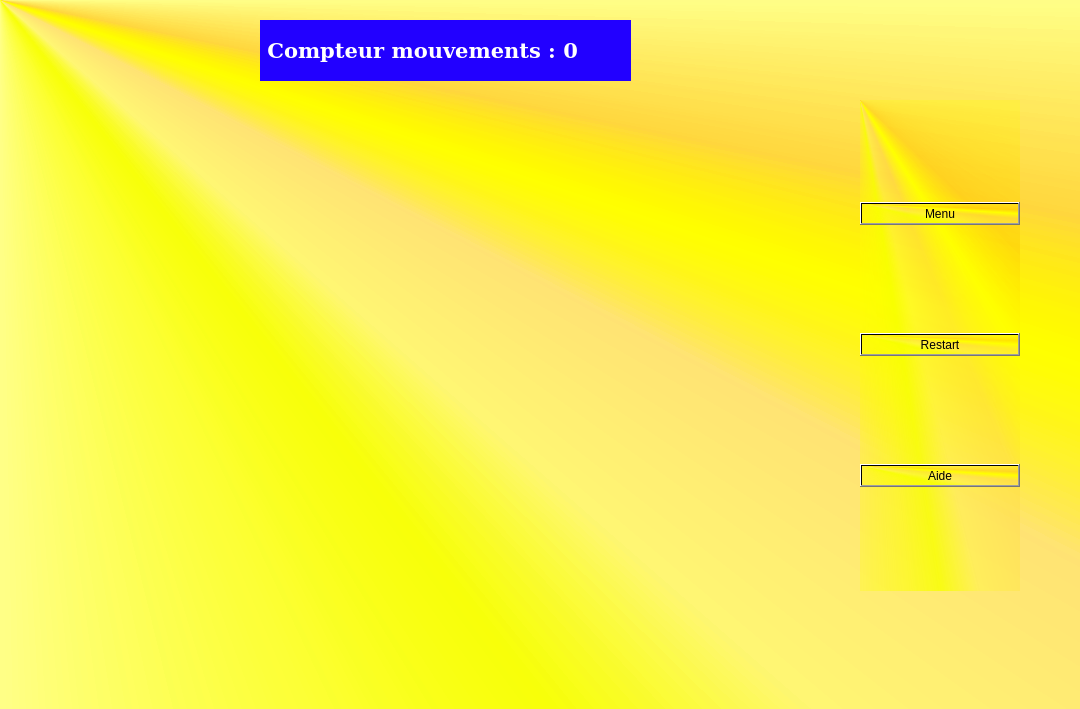
<?xml version="1.0" encoding="UTF-8"?>
<ui version="4.0">
 <class>Niveau</class>
 <widget class="QWidget" name="Niveau">
  <property name="geometry">
   <rect>
    <x>0</x>
    <y>0</y>
    <width>1080</width>
    <height>709</height>
   </rect>
  </property>
  <property name="windowTitle">
   <string>Form</string>
  </property>
  <property name="autoFillBackground">
   <bool>false</bool>
  </property>
  <property name="styleSheet">
   <string notr="true">background-color: qconicalgradient(cx:0, cy:0, angle:135, stop:0 rgba(255, 255, 0, 69), stop:0.375 rgba(255, 255, 0, 69), stop:0.423533 rgba(251, 255, 0, 145), stop:0.45 rgba(247, 255, 0, 208), stop:0.477581 rgba(255, 244, 71, 130), stop:0.518717 rgba(255, 218, 71, 130), stop:0.55 rgba(255, 255, 0, 255), stop:0.57754 rgba(255, 203, 0, 130), stop:0.625 rgba(255, 255, 0, 69), stop:1 rgba(255, 255, 0, 69));</string>
  </property>
  <widget class="QWidget" name="verticalLayoutWidget">
   <property name="geometry">
    <rect>
     <x>860</x>
     <y>100</y>
     <width>160</width>
     <height>491</height>
    </rect>
   </property>
   <layout class="QVBoxLayout" name="verticalLayout">
    <item>
     <widget class="QPushButton" name="bMenu">
      <property name="text">
       <string>Menu</string>
      </property>
     </widget>
    </item>
    <item>
     <widget class="QPushButton" name="bRestart">
      <property name="text">
       <string>Restart</string>
      </property>
     </widget>
    </item>
    <item>
     <widget class="QPushButton" name="bAide">
      <property name="text">
       <string>Aide</string>
      </property>
     </widget>
    </item>
   </layout>
  </widget>
  <widget class="QLabel" name="bCompteurMvt">
   <property name="geometry">
    <rect>
     <x>260</x>
     <y>20</y>
     <width>371</width>
     <height>61</height>
    </rect>
   </property>
   <property name="font">
    <font>
     <family>DejaVu Serif</family>
     <pointsize>16</pointsize>
     <weight>75</weight>
     <bold>true</bold>
    </font>
   </property>
   <property name="styleSheet">
    <string notr="true">background-color: rgb(34, 0, 255);
color: rgb(255, 255, 255);</string>
   </property>
   <property name="text">
    <string> Compteur mouvements : 0</string>
   </property>
  </widget>
 </widget>
 <resources/>
 <connections/>
</ui>
